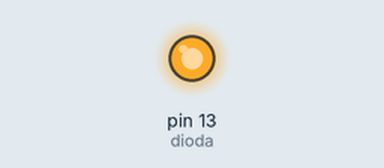
This sketch was run on a simulated Arduino Uno, built with avr-gcc and run on an emulated ATmega328P. Shown: output pins drawn as LEDs (lit = HIGH).

Above: at 0.2 s.
At 15.4 s:
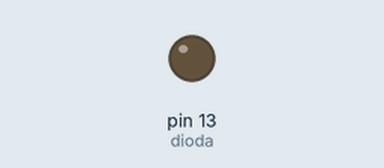
Timing chart, 0 to 23.7 s (numbered marks = the images above):
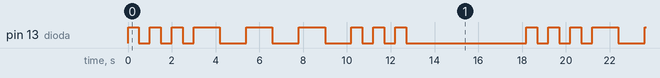

Measured:
- by itself, pin 13 (dioda): repeats every 18.2 s: 2 × (LOW 0.50 s, HIGH 0.50 s), LOW 0.50 s, 3 × (HIGH 1.2 s, LOW 1.2 s), 2 × (HIGH 0.50 s, LOW 0.50 s), HIGH 0.50 s, LOW 5.5 s, HIGH 0.50 s
- by itself, everything shown: repeats every 18.2 s, in 18 steps

The sketch:

dioda.ino
```cpp
int dioda = 13;
int czas = 500;
int czas2 = 1200;

void setup(){
    pinMode(dioda, OUTPUT);
}
void loop(){
    for (int i = 0; i < 3; i = i + 1){
        digitalWrite(dioda, HIGH);
        delay(czas);
        digitalWrite(dioda, LOW);
        delay(czas);
    }
    for (int i = 0; i < 3; i = i + 1){
        digitalWrite(dioda, HIGH);
        delay(czas2);
        digitalWrite(dioda, LOW);
        delay(czas2);
    }
    for (int i = 0; i < 3; i = i + 1){
        digitalWrite(dioda, HIGH);
        delay(czas);
        digitalWrite(dioda, LOW);
        delay(czas);
    }
    delay(5000);
    }
```
